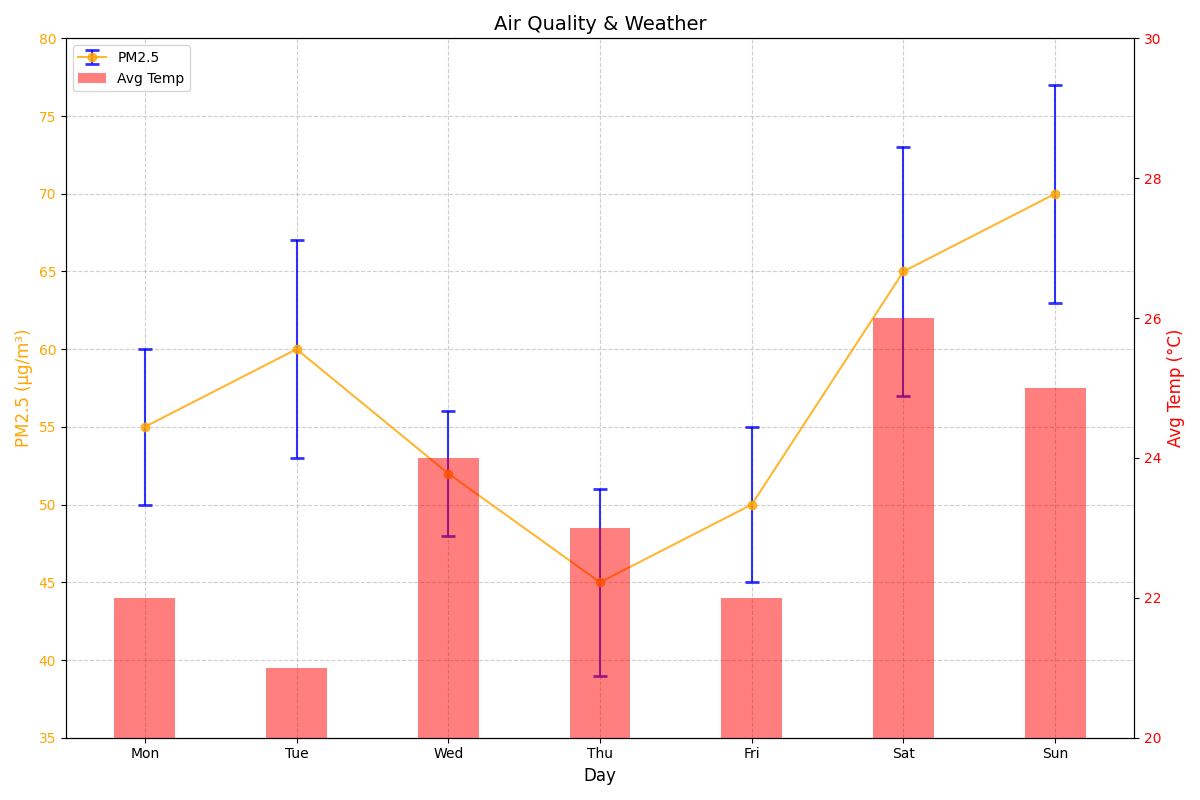

Python code for this plot:
import matplotlib.pyplot as plt
import numpy as np

days = ["Mon", "Tue", "Wed", "Thu", "Fri", "Sat", "Sun"]

pm25_conc = np.array([55, 60, 52, 45, 50, 65, 70])
pm25_var = np.array([5, 7, 4, 6, 5, 8, 7])
avg_temp = np.array([22, 21, 24, 23, 22, 26, 25])

fig, ax1 = plt.subplots(figsize=(12, 8))

ax1.errorbar(days, pm25_conc, yerr=pm25_var, fmt='-o',
             ecolor='blue', capsize=5, capthick=2, color='orange', alpha=0.8, label='PM2.5')

ax1.set_title("Air Quality & Weather", fontsize=14)
ax1.set_xlabel("Day", fontsize=12)
ax1.set_ylabel("PM2.5 (µg/m³)", fontsize=12, color='orange')
ax1.set_ylim(35, 80)
ax1.set_yticks(np.arange(35, 85, 5))
ax1.tick_params(axis='y', labelcolor='orange')
ax1.grid(True, linestyle='--', alpha=0.6)

ax2 = ax1.twinx()
ax2.bar(days, avg_temp, color='red', alpha=0.5, width=0.4, label='Avg Temp')
ax2.set_ylabel("Avg Temp (°C)", fontsize=12, color='red')
ax2.set_ylim(20, 30)
ax2.tick_params(axis='y', labelcolor='red')

lines_1, labels_1 = ax1.get_legend_handles_labels()
lines_2, labels_2 = ax2.get_legend_handles_labels()
ax1.legend(lines_1 + lines_2, labels_1 + labels_2, loc='upper left', fontsize=10)

plt.tight_layout()
plt.show()
